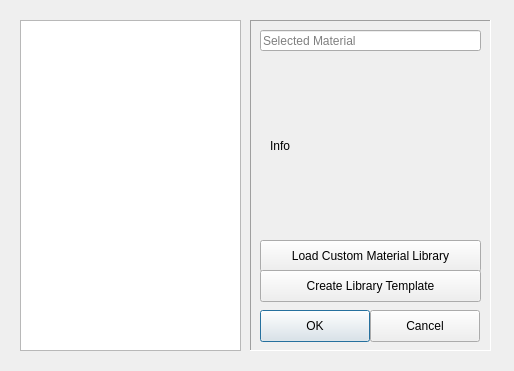
<?xml version="1.0" encoding="UTF-8"?>
<ui version="4.0">
 <class>materialLibraryDialog</class>
 <widget class="QDialog" name="materialLibraryDialog">
  <property name="geometry">
   <rect>
    <x>0</x>
    <y>0</y>
    <width>514</width>
    <height>371</height>
   </rect>
  </property>
  <property name="minimumSize">
   <size>
    <width>514</width>
    <height>371</height>
   </size>
  </property>
  <property name="maximumSize">
   <size>
    <width>514</width>
    <height>371</height>
   </size>
  </property>
  <property name="windowTitle">
   <string>Material Library</string>
  </property>
  <widget class="QListWidget" name="materialListWidget">
   <property name="geometry">
    <rect>
     <x>20</x>
     <y>20</y>
     <width>221</width>
     <height>331</height>
    </rect>
   </property>
  </widget>
  <widget class="QFrame" name="frame">
   <property name="geometry">
    <rect>
     <x>250</x>
     <y>20</y>
     <width>241</width>
     <height>331</height>
    </rect>
   </property>
   <property name="frameShape">
    <enum>QFrame::Panel</enum>
   </property>
   <property name="frameShadow">
    <enum>QFrame::Sunken</enum>
   </property>
   <widget class="QLineEdit" name="materialNameLineEdit">
    <property name="geometry">
     <rect>
      <x>10</x>
      <y>10</y>
      <width>221</width>
      <height>21</height>
     </rect>
    </property>
    <property name="placeholderText">
     <string>Selected Material</string>
    </property>
   </widget>
   <widget class="QLabel" name="infoLabel">
    <property name="geometry">
     <rect>
      <x>20</x>
      <y>50</y>
      <width>201</width>
      <height>151</height>
     </rect>
    </property>
    <property name="autoFillBackground">
     <bool>false</bool>
    </property>
    <property name="text">
     <string>Info</string>
    </property>
   </widget>
   <widget class="QPushButton" name="okPushButton">
    <property name="geometry">
     <rect>
      <x>10</x>
      <y>290</y>
      <width>110</width>
      <height>32</height>
     </rect>
    </property>
    <property name="text">
     <string>OK</string>
    </property>
   </widget>
   <widget class="QPushButton" name="cancelPushButton">
    <property name="geometry">
     <rect>
      <x>120</x>
      <y>290</y>
      <width>110</width>
      <height>32</height>
     </rect>
    </property>
    <property name="text">
     <string>Cancel</string>
    </property>
   </widget>
   <widget class="QPushButton" name="createLibraryPushButton">
    <property name="geometry">
     <rect>
      <x>10</x>
      <y>220</y>
      <width>221</width>
      <height>32</height>
     </rect>
    </property>
    <property name="text">
     <string>Load Custom Material Library</string>
    </property>
   </widget>
   <widget class="QPushButton" name="createTemplatePushButton">
    <property name="geometry">
     <rect>
      <x>10</x>
      <y>250</y>
      <width>221</width>
      <height>32</height>
     </rect>
    </property>
    <property name="focusPolicy">
     <enum>Qt::NoFocus</enum>
    </property>
    <property name="text">
     <string>Create Library Template</string>
    </property>
   </widget>
  </widget>
 </widget>
 <resources/>
 <connections/>
</ui>
